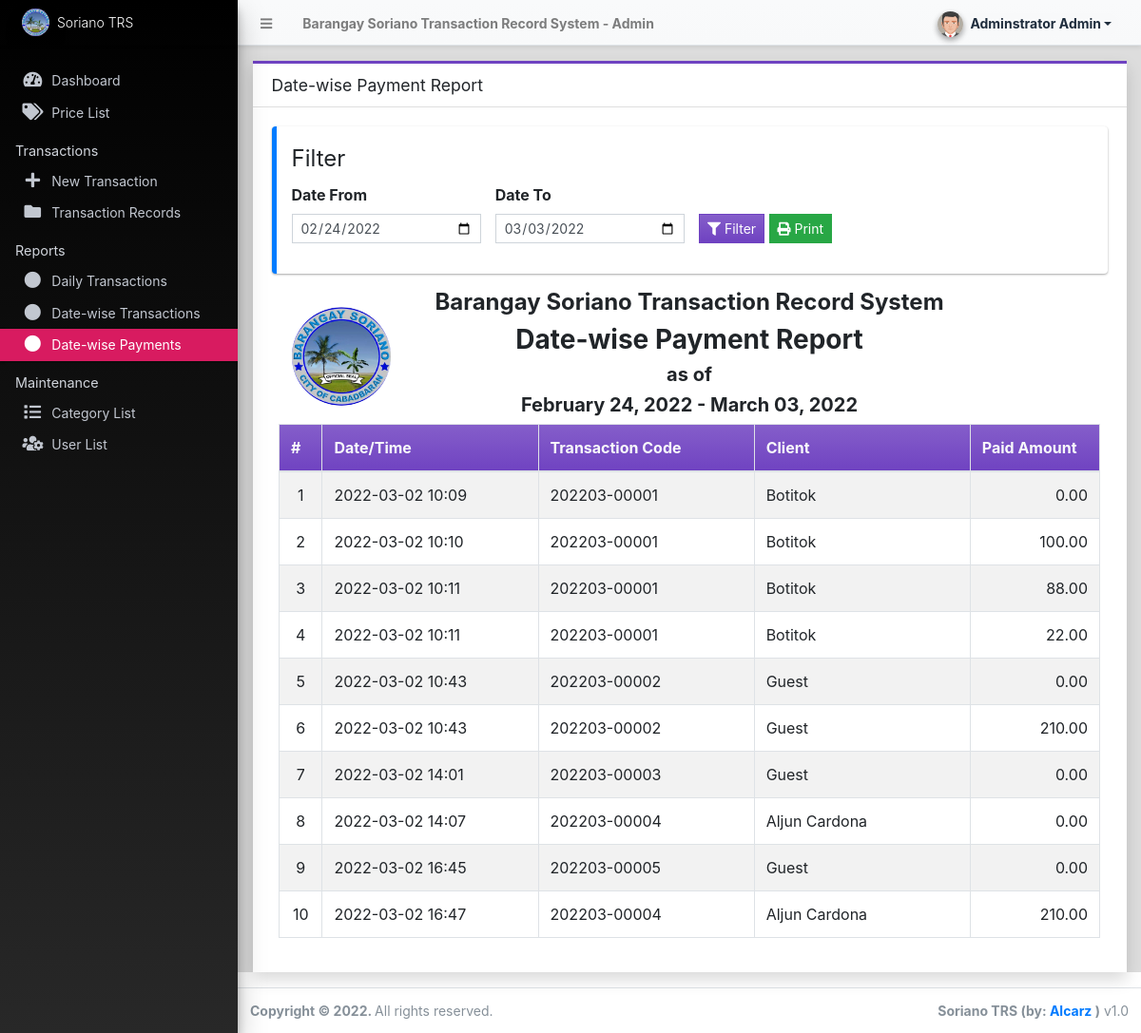
The page /admin/?page=reports/date_wise_payment (signed in) on the database its author committed.
### tables this page shows
CREATE TABLE `payment_history` (
  `id` int(30) NOT NULL,
  `transaction_id` int(30) NOT NULL,
  `amount` float NOT NULL DEFAULT 0,
  `date_created` datetime NOT NULL DEFAULT current_timestamp(),
  `date_updated` datetime DEFAULT NULL ON UPDATE current_timestamp()
);

CREATE TABLE `transaction_list` (
  `id` int(30) NOT NULL,
  `code` varchar(100) NOT NULL,
  `client_name` text NOT NULL,
  `client_contact` text NOT NULL,
  `client_purpose` varchar(255) NOT NULL,
  `client_or` varchar(255) NOT NULL,
  `client_station` varchar(255) NOT NULL,
  `client_meter` varchar(255) NOT NULL,
  `client_address` text NOT NULL,
  `total_amount` float NOT NULL DEFAULT 0,
  `paid_amount` float NOT NULL DEFAULT 0,
  `balance` float NOT NULL DEFAULT 0,
  `payment_status` tinyint(1) NOT NULL DEFAULT 0 COMMENT '0=Unpaid, 1=partially paid, 2= paid',
  `status` tinyint(1) NOT NULL DEFAULT 0 COMMENT '0=pending, 1= On-process, 2= done',
  `date_created` datetime NOT NULL DEFAULT current_timestamp(),
  `date_updated` datetime DEFAULT NULL ON UPDATE current_timestamp()
);

### classes/DBConnection.php (called while the page is built, shortened)
<?php
class DBConnection{
    private $host = 'localhost';
    private $username = 'root';
    private $password = '';
    private $database = 'water_billing';
    public $conn;
    public function __construct(){
        if (!isset($this->conn)) {
            $this->conn = new mysqli($this->host, $this->username, $this->password, $this->database);
        }
    }
}
?>

### classes/SystemSettings.php (called while the page is built, shortened)
<?php
class SystemSettings extends DBConnection{
	function info($field=''){
		if(!empty($field)){
			if(isset($_SESSION['system_info'][$field]))
				return $_SESSION['system_info'][$field];
			else
				return false;
		}else{
			return false;
		}
	}
}
$_settings = new SystemSettings();
?>

### config.php (called while the page is built, shortened)
<?php
require_once('classes/DBConnection.php');
require_once('classes/SystemSettings.php');
function validate_image($file){
	if(!empty($file)){
        $ex = explode('?',$file);
        $file = $ex[0];
        $param =  isset($ex[1]) ? '?'.$ex[1]  : '';
		if(is_file(base_app.$file)){
			return base_url.$file.$param;
		}else{
			return base_url.'dist/img/no-image-available.png';
		}
	}else{
		return base_url.'dist/img/no-image-available.png';
	}
}
?>

### admin/reports/date_wise_payment.php (the view, shortened to what this page needs)
<?php
$from = isset($_GET['from']) ? $_GET['from'] : date("Y-m-d",strtotime(date("Y-m-d")." -1 week"));
$to = isset($_GET['to']) ? $_GET['to'] : date("Y-m-d",strtotime(date("Y-m-d")));
?>
<div class="card card-outline card-purple rounded-0 shadow">
	<div class="card-header">
		<h3 class="card-title">Date-wise Payment Report</h3>
	</div>
	<div class="card-body">
		<div class="callout border-primary">
			<fieldset>
				<legend>Filter</legend>
					<form action="" id="filter">
						<div class="row align-items-end">
							<div class="form-group col-md-3">
								<label for="from" class="control-label">Date From</label>
                                <input type="date" name="from" id="from" value="<?= $from ?>" class="form-control form-control-sm rounded-0">
							</div>
							<div class="form-group col-md-3">
								<label for="to" class="control-label">Date To</label>
                                <input type="date" name="to" id="to" value="<?= $to ?>" class="form-control form-control-sm rounded-0">
							</div>
							<div class="form-group col-md-4">
                                <button class="btn btn-primary btn-flat btn-sm"><i class="fa fa-filter"></i> Filter</button>
			                    <button class="btn btn-sm btn-flat btn-success" type="button" id="print"><i class="fa fa-print"></i> Print</button>
							</div>
						</div>
					</form>
			</fieldset>
		</div>
		<div id="outprint">
        <div class="container-fluid">
			<div class="row">
				<div class="col-2 d-flex justify-content-center align-items-center">
					<img src="<?= validate_image($_settings->info('logo')) ?>" class="img-circle" id="sys_logo" alt="System Logo">
				</div>
				<div class="col-8">
					<h4 class="text-center"><b><?= $_settings->info('name') ?></b></h4>
					<h3 class="text-center"><b>Date-wise Payment Report</b></h3>
					<h5 class="text-center"><b>as of</b></h5>
					<h5 class="text-center"><b><?= date("F d, Y", strtotime($from)). " - ".date("F d, Y", strtotime($to)) ?></b></h5>
				</div>
				<div class="col-2"></div>
			</div>
			<table class="table table-bordered table-hover table-striped">
				<colgroup>
					<col width="5%">
					<col width="25%">
					<col width="25%">
					<col width="25%">
					<col width="15%">
				</colgroup>
				<thead>
					<tr class="bg-gradient-purple text-light">
						<th>#</th>
						<th>Date/Time</th>
						<th>Transaction Code</th>
						<th>Client</th>
						<th>Paid Amount</th>
					</tr>
				</thead>
				<tbody>
					<?php
						$i = 1;
						$qry = $conn->query("SELECT p.*,t.code, t.client_name from `payment_history` p inner join `transaction_list` t on p.transaction_id = t.id where date(p.date_created) between '{$from}' and '{$to}' order by unix_timestamp(p.date_created) asc ");
						while($row = $qry->fetch_assoc()):
					?>
						<tr>
							<td class="text-center"><?php echo $i++; ?></td>
							<td class=""><?php echo date("Y-m-d H:i",strtotime($row['date_created'])) ?></td>
							<td class=""><p class="m-0"><?php echo $row['code'] ?></p></td>
							<td class=""><p class="m-0"><?php echo $row['client_name'] ?></p></td>
							<td class="text-right"><?= number_format($row['amount'],2) ?></td>
						</tr>
					<?php endwhile; ?>
				</tbody>
			</table>
		</div>
		</div>
	</div>
</div>

### admin/reports/date_wise_payment.php (style rules this page uses)
#sys_logo { object-fit:cover; object-position:center center; width: 6.5em; height: 6.5em; }

### rows shown on the page
payment_history: date_created "2022-03-02 10:09", transaction.code "202203-00001", transaction.client_name "Botitok", amount "0.00"
payment_history: date_created "2022-03-02 10:10", transaction.code "202203-00001", transaction.client_name "Botitok", amount "100.00"
payment_history: date_created "2022-03-02 10:11", transaction.code "202203-00001", transaction.client_name "Botitok", amount "88.00"
payment_history: date_created "2022-03-02 10:11", transaction.code "202203-00001", transaction.client_name "Botitok", amount "22.00"
payment_history: date_created "2022-03-02 10:43", transaction.code "202203-00002", transaction.client_name "Guest", amount "0.00"
payment_history: date_created "2022-03-02 10:43", transaction.code "202203-00002", transaction.client_name "Guest", amount "210.00"
payment_history: date_created "2022-03-02 14:01", transaction.code "202203-00003", transaction.client_name "Guest", amount "0.00"
payment_history: date_created "2022-03-02 14:07", transaction.code "202203-00004", transaction.client_name "Aljun Cardona", amount "0.00"
payment_history: date_created "2022-03-02 16:45", transaction.code "202203-00005", transaction.client_name "Guest", amount "0.00"
payment_history: date_created "2022-03-02 16:47", transaction.code "202203-00004", transaction.client_name "Aljun Cardona", amount "210.00"

### other values the page prints
$_settings->info('name') "Barangay Soriano Transaction Record System"
$_settings->userdata('firstname').' '.$_settings->userdata('lastname') "Adminstrator Admin"
$_settings->info('short_name') "Soriano TRS"
date("F d, Y", strtotime($from)) "February 24, 2022"
date("F d, Y", strtotime($to)) "March 03, 2022"
